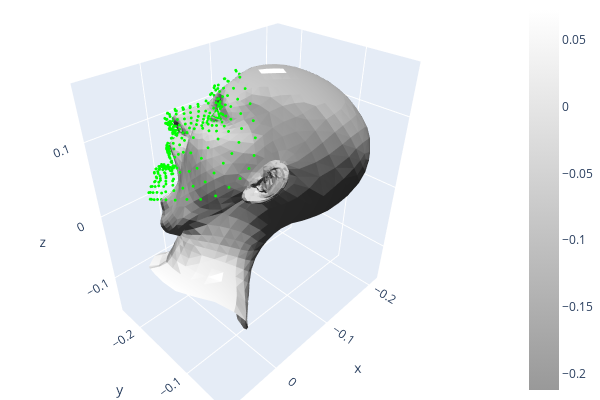

This figure's notebook cell:
### Markdown cell above
## Calculate Loss Function

### Code cell
from src.data.mesh_loss_function import mesh_loss_function
loss=mesh_loss_function(Mesh,Flame_landmarks,landmark,True)
print("Loss Results: ",loss)

### Figure 1 — Plotly figure (JSON) as saved in the notebook; plotly's stock layout.template omitted (floating-point values rounded to 4 significant figures; data arrays with more than 128 entries replaced by an {"elided": "..."} marker saying what was removed)
{"data": [{"colorscale": [[0, "rgb(153, 153, 153)"], [1, "rgb(255,255,255)"]], "flatshading": true, "i": {"elided": "9976 int values"}, "intensity": {"elided": "5023 float values"}, "j": {"elided": "9976 int values"}, "k": {"elided": "9976 int values"}, "lighting": {"ambient": 0.18, "diffuse": 1, "facenormalsepsilon": 1e-15, "fresnel": 0.1, "roughness": 0.05, "specular": 1, "vertexnormalsepsilon": 1e-15}, "lightposition": {"x": 100, "y": 200, "z": 0}, "type": "mesh3d", "x": {"elided": "5023 float values"}, "y": {"elided": "5023 float values"}, "z": {"elided": "5023 float values"}}, {"marker": {"color": {"elided": "478x3 int values"}, "size": 1}, "mode": "markers", "type": "scatter3d", "x": {"elided": "478 float values"}, "y": {"elided": "478 float values"}, "z": {"elided": "478 float values"}}], "layout": {"height": 400, "margin": {"b": 0, "l": 0, "r": 0, "t": 0}, "scene": {"camera": {"center": {"x": 0, "y": 0, "z": 0}, "up": {"x": 0, "y": 0, "z": 1}}}, "showlegend": false, "width": 600}}
